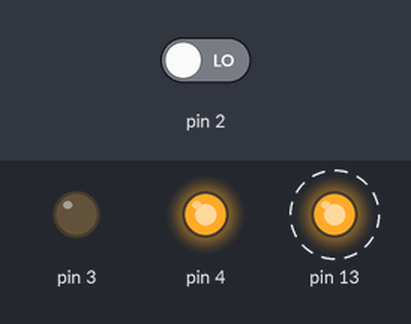
Bench run of a sketch on a simulated Arduino Uno, built with avr-gcc and run on an emulated ATmega328P. Shown: output pins drawn as LEDs (lit = HIGH). Dashed ring = blinking. The inputs (shaded band) are chosen by the test bench; at power-on: pin 2 LOW. Pins used as bus, display or sensor lines are not drawn.

Above: at 0.1 s.
Timing chart, 0 to 40.0 s (numbered marks = the images above):
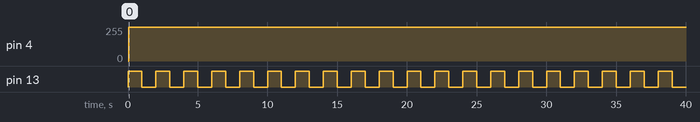

The sketch:

_4212SEE.ino
```cpp
#define clk0 digitalWrite(6,LOW)
#define clk1 digitalWrite(6,HIGH)
#define dat0 digitalWrite(5,LOW)
#define dat1 digitalWrite(5,HIGH)
#define le0 digitalWrite(4,LOW)
#define le1 digitalWrite(4,HIGH)
#define ce0 digitalWrite(7,LOW)
#define ce1 digitalWrite(7,HIGH)
#define led0 digitalWrite(13,LOW)
#define led1 digitalWrite(13,HIGH)
#define _0 false
#define _1 true

//unsigned int NB_CNTR=0x0109, R_CNTR = 0x00C8;         // B=109 A=14 (850)   B=8B A=02 (445)
//byte  NA_CNTR=0x14, CURS1=0x00, CURS2=0x00, MUX = 0x02, CMOS=0x03, PRESC = 0x02;
unsigned int IF_R_CNTR=0x0073, IF_B_CNTR=0x007D, RF_R_CNTR=0x0073, RF_B_CNTR=0x002A; // 850 B=0x0109 A=0x14  // 830 B=0x0103 A=0x0C
byte IF_LD=0x01, RF_LD=0x02, RF_CP=0x00, IF_CP=0x00, IF_pres=0x00, RF_pres=0x03,  IF_A_CNTR=0x01, RF_A_CNTR=0x01;                           // 820 B=0x0100 A=0x08
boolean IF_PWDN = _0;
boolean RF_PWDN = _0;
boolean IF_CPG = _1;
boolean RF_CPG = _1;
boolean IF_TCP = _0;
boolean RF_TCP = _0;
boolean IF_pol = _1;
boolean RF_pol = _1;
boolean flag = _0;
/////////////////////////////////////////

//unsigned char value, bit_ctr;


//////////////IF_R register///////////////
void IF_R (void){
byte bit_ctr;
unsigned int value=0;
////////IF_CP/////////
  value = IF_CP;
   for(bit_ctr=0;bit_ctr<3;bit_ctr++)
   {
        if(value & 0x04)
        {
        dat1;
        }
        else
        {
        dat0;
        }
   value = (value << 1);
   clk1;
   clk0;
   }
////////IF_LD/////////
  value = IF_LD;
   for(bit_ctr=0;bit_ctr<2;bit_ctr++)
   {
        if(value & 0x02)
        {
        dat1;
        }
        else
        {
        dat0;
        }
   value = (value << 1);
   clk1;
   clk0;
   }
 ////////IF_TCP bit/////////
   if (IF_TCP==1){
   dat1;
   clk1;
   clk0;
   }
   else {
   dat0;
   clk1;
   clk0;
   }
////////IF_pol bit/////////
   if (IF_pol==1){
   dat1;
   clk1;
   clk0;
   }
   else {
   dat0;
   clk1;
   clk0;
   }
   ////////IF_R_CNTR/////////
  value = IF_R_CNTR;
   for(bit_ctr=0;bit_ctr<15;bit_ctr++)
   {
        if(value & 0x4000)
        {
        dat1;
        }
        else
        {
        dat0;
        }
   value = (value << 1);
   clk1;
   clk0;
   }
   //////address 2 bit////////
   dat0;
   clk1;
   clk0;
   ///////
   dat0;
   clk1;
   clk0;
   ///////
   dat0;
}

//////////////////IF_N////////////////////////
void IF_N (void){
byte bit_ctr;
unsigned int value=0;
////////IF_CPG bit/////////
   if (IF_CPG==1){
   dat1;
   clk1;
   clk0;
   }
   else {
   dat0;
   clk1;
   clk0;
   }
   ////////IF_PWDN bit/////////
   if (IF_PWDN==1){
   dat1;
   clk1;
   clk0;
   }
   else {
   dat0;
   clk1;
   clk0;
   }
   ////////IF_pres/////////
  value = IF_pres;
   for(bit_ctr=0;bit_ctr<2;bit_ctr++)
   {
        if(value & 0x02)
        {
        dat1;
        }
        else
        {
        dat0;
        }
   value = (value << 1);
   clk1;
   clk0;
   }
   ////////IF_B_CNTR/////////
  value = IF_B_CNTR;
   for(bit_ctr=0;bit_ctr<12;bit_ctr++)
   {
        if(value & 0x0800)
        {
        dat1;
        }
        else
        {
        dat0;
        }
   value = (value << 1);
   clk1;
   clk0;
   }

////////IF_A_CNTR/////////
  value = IF_A_CNTR;
   for(bit_ctr=0;bit_ctr<6;bit_ctr++)
   {
        if(value & 0x20)
        {
        dat1;
        }
        else
        {
        dat0;
        }
   value = (value << 1);
   clk1;
   clk0;
   }

   //////address 2 bit////////
   dat0;
   clk1;
   clk0;
   ///////
   dat1;
   clk1;
   clk0;
   ///////
   dat0;
}

//////////////RF_R///////////////
void RF_R (void){
byte bit_ctr;
unsigned int value=0;
////////RF_CP/////////
  value = RF_CP;
   for(bit_ctr=0;bit_ctr<3;bit_ctr++)
   {
        if(value & 0x04)
        {
        dat1;
        }
        else
        {
        dat0;
        }
   value = (value << 1);
   clk1;
   clk0;
   }
////////RF_LD/////////
  value = RF_LD;
   for(bit_ctr=0;bit_ctr<2;bit_ctr++)
   {
        if(value & 0x02)
        {
        dat1;
        }
        else
        {
        dat0;
        }
   value = (value << 1);
   clk1;
   clk0;
   }
////////RF_TCP bit/////////
   if (RF_TCP==1){
   dat1;
   clk1;
   clk0;
   }
   else {
   dat0;
   clk1;
   clk0;
   }
////////RF_pol bit/////////
   if (RF_pol==1){
   dat1;
   clk1;
   clk0;
   }
   else {
   dat0;
   clk1;
   clk0;
   }
   ////////RF_R_CNTR/////////
  value = RF_R_CNTR;
   for(bit_ctr=0;bit_ctr<15;bit_ctr++)
   {
        if(value & 0x4000)
        {
        dat1;
        }
        else
        {
        dat0;
        }
   value = (value << 1);
   clk1;
   clk0;
   }
   //////address 2 bit////////
   dat1;
   clk1;
   clk0;
   ///////
   dat0;
   clk1;
   clk0;
   ///////
   dat0;
}

//////////////////RF_N////////////////////////
void RF_N (void){
byte bit_ctr;
unsigned int value=0;
////////RF_CPG bit/////////
   if (RF_CPG==1){
   dat1;
   clk1;
   clk0;
   }
   else {
   dat0;
   clk1;
   clk0;
   }
   ////////RF_PWDN bit/////////
   if (RF_PWDN==1){
   dat1;
   clk1;
   clk0;
   }
   else {
   dat0;
   clk1;
   clk0;
   }
   ////////RF_pres/////////
  value = RF_pres;
   for(bit_ctr=0;bit_ctr<2;bit_ctr++)
   {
        if(value & 0x02)
        {
        dat1;
        }
        else
        {
        dat0;
        }
   value = (value << 1);
   clk1;
   clk0;
   }
   ////////RF_B_CNTR/////////
  value = RF_B_CNTR;
   for(bit_ctr=0;bit_ctr<12;bit_ctr++)
   {
        if(value & 0x0800)
        {
        dat1;
        }
        else
        {
        dat0;
        }
   value = (value << 1);
   clk1;
   clk0;
   }

////////RF_A_CNTR/////////
  value = RF_A_CNTR;
   for(bit_ctr=0;bit_ctr<6;bit_ctr++)
   {
        if(value & 0x20)
        {
        dat1;
        }
        else
        {
        dat0;
        }
   value = (value << 1);
   clk1;
   clk0;
   }

   //////address 2 bit////////
   dat1;
   clk1;
   clk0;
   ///////
   dat1;
   clk1;
   clk0;
   ///////
   dat0;
}
////////////////////////////////////////////////

///////////////////////////////////////////////

void SINTprog(void) {
le0;
IF_R();
le1;
delayMicroseconds(10);
le0;
IF_N();
le1;
delayMicroseconds(10);
le0;
RF_R();
le1;
delayMicroseconds(10);
le0;
RF_N();
le1;
delayMicroseconds(10);
}


///////////////////////////////////////////////
void setup() {
  // put your setup code here, to run once:
  pinMode(3, OUTPUT);
  pinMode(4, OUTPUT);
  pinMode(5, OUTPUT);
  pinMode(6, OUTPUT);
  pinMode(13, OUTPUT);

//ce1;
//OUTPOW = 0x03;
// Установка частоты
// для установки частоты необходимо оставить рабочими только две нужные строчки
//========200=========
//INT=0xC80;
//DIVSEL = 0x04;
//========400=========
//INT=0xC80;
//DIVSEL = 0x03;
//========430=========
//INT=0xD70;
//DIVSEL = 0x03;
//========240=========
//INT=0xF00;
//DIVSEL = 0x04;
//========229.3=======
//INT=0xE54;
//DIVSEL = 0x04;
//========800=========
//INT=0xC80;
//DIVSEL = 0x02;
//========1600=========
//INT=0xC80;
//DIVSEL = 0x01;
//========1500=========
//INT=0xBB8;
//DIVSEL = 0x01;
//========2380=========
//INT=0x94C;
//DIVSEL = 0x00;
//========2500=========
//INT=0x9C4;
//DIVSEL = 0x00;
delayMicroseconds(1000);
SINTprog();

attachInterrupt(0, RESINT, RISING);
}

void loop() {
//  delay(1);
//  SINTprog();
  led1;
  delay(1000);
  led0;
  delay(1000);
  led1;
  delay(1000);
  led0;
  delay(1000);
//cli();
//sei();
   if (flag == _0){
   }
   else {
//   ce0;
   delay(200);
//   ce1;
   delay(500);
   SINTprog();
   flag = _0;
   }
}

void RESINT() {
flag = _1;
}
```

Measured:
- by itself, pin 4: 0/255 → 255/255 at 0.04 s
- by itself, pin 13: alternates HIGH for 1.0 s and LOW for 1.0 s
